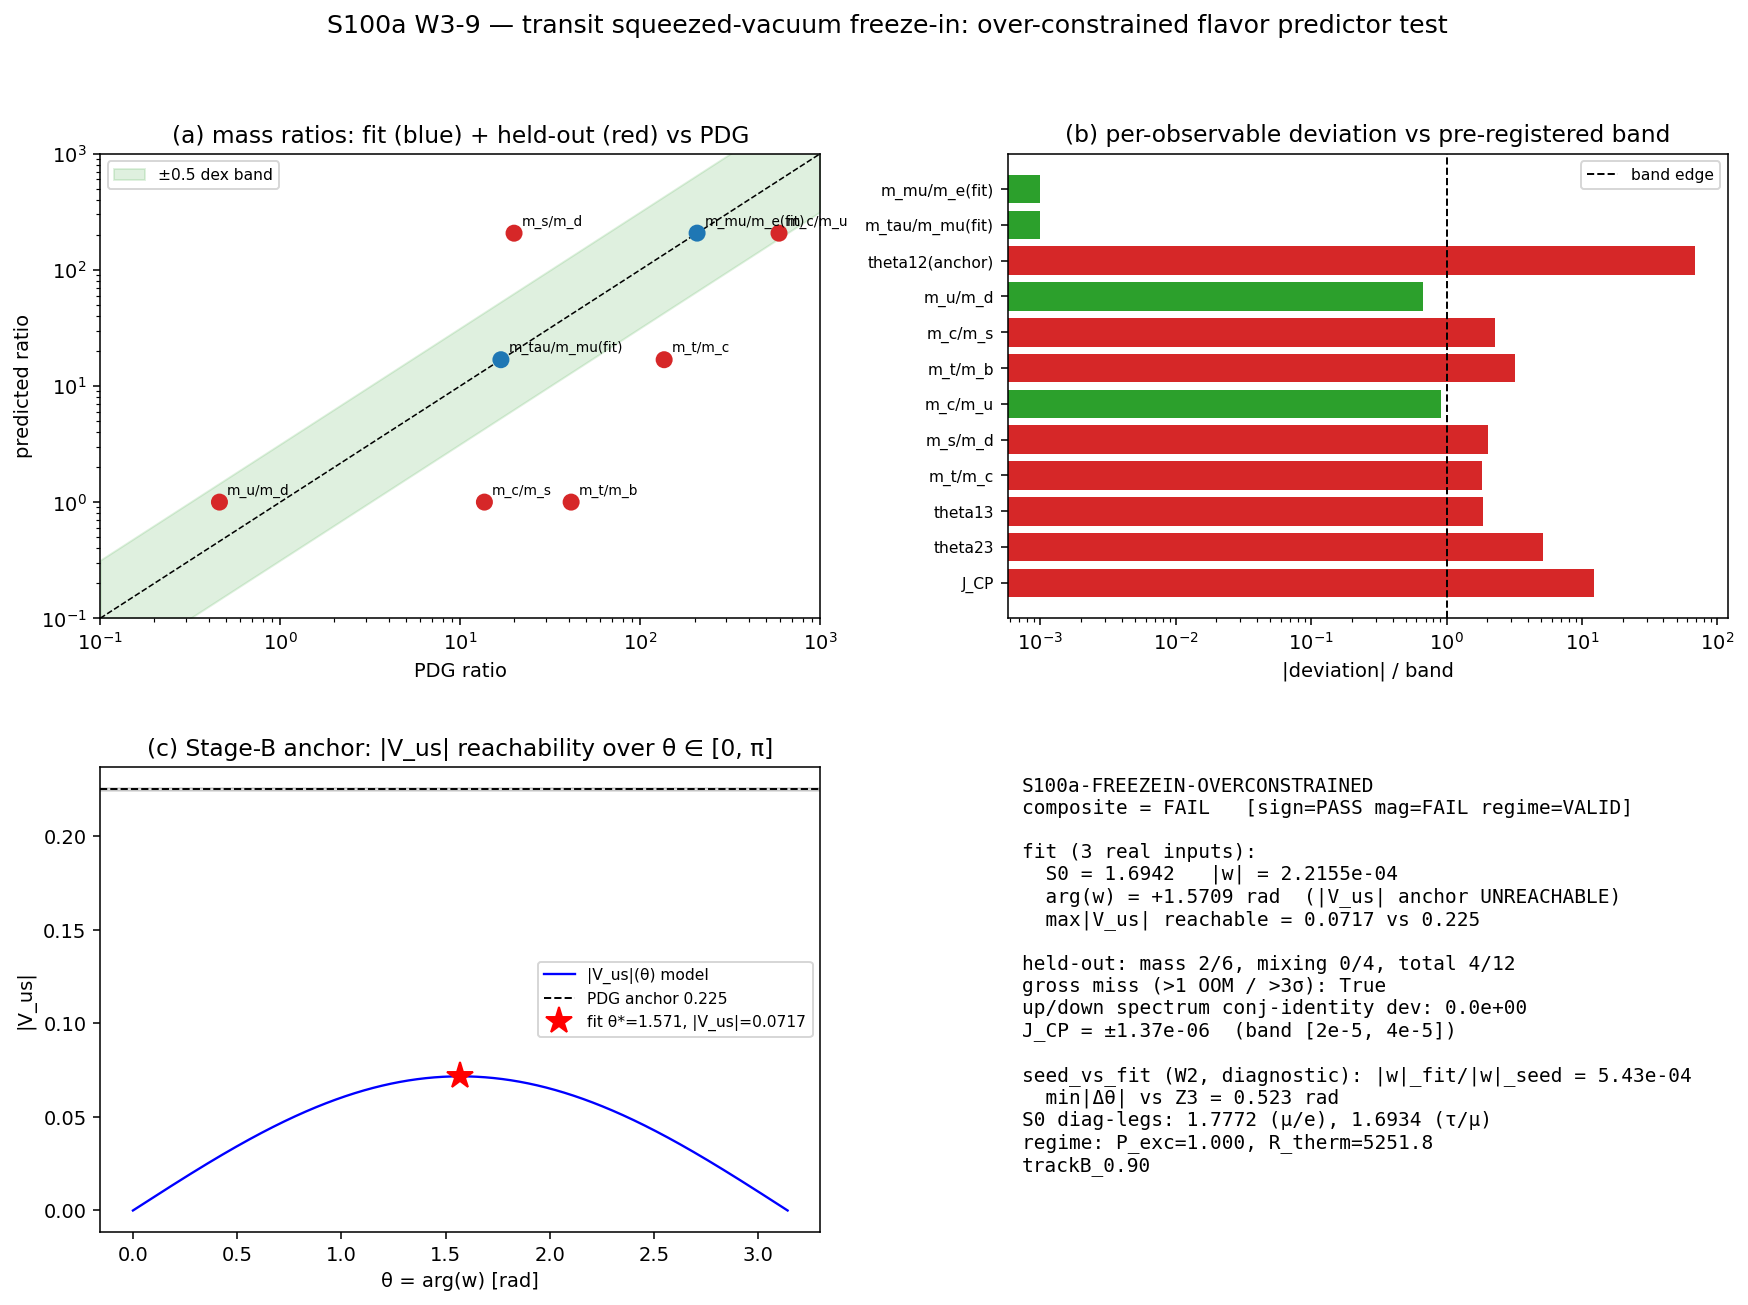

Reproduce this figure in Python.
#!/usr/bin/env python3
"""
S100a W3-9 — S100a-FREEZEIN-OVERCONSTRAINED
===========================================

Gate: S100a-FREEZEIN-OVERCONSTRAINED ([SIGN])
Plan: sessions/session-plan/session-100a-plan-w3.md §W3-9 (R3 YAML block)
Classification: PHONONIC
Agent: transit-dynamics-theorist

HYPOTHESIS
----------
The substrate squeezed-vacuum freeze-in amplitude exp(-S0*C2(p,q)) on the
[[d,w],[w*,d]] inter-sector block is over-constrained: fitting {S0,|w|} to the
three charged-lepton masses and arg(w) to ONE CKM datum (3 real inputs)
PREDICTS the six quark mass ratios + three CKM angles + J_CP (~12 held-out
PDG observables) with no further freedom. PASS = mass+mixing SHAPE (not
scale) is a substrate prediction; FAIL = the over-constraint breaks, closing
the dynamical-freeze-in corridor cleanly (a valid informative boundary).

PRE-REGISTERED THRESHOLDS (plan §W3-9, frozen before compute)
-------------------------------------------------------------
  quark ratio : |log10(pred/PDG)| <= 0.5 dex (OOM-correct)
  CKM angle   : |theta_pred - theta_PDG| <= 1 sigma_plan
                (th12: 0.13 deg, th13: 0.013 deg, th23: 0.4 deg)
  J_CP        : |J_pred| in [2.0e-5, 4.0e-5] (PDG 2024 central 3.08e-5;
                sign two-valued under the single-|V_us|-anchor protocol,
                documented below)
  magnitude_verdict: PASS = all 12 slots in-band; INFO = mass-group XOR
                mixing-group all-pass; FAIL = neither group all-passes.
  dual-prior discriminator: gross miss = ratio dev > 1 OOM or angle > 3 sigma.

CANONICAL STRUCTURE (declared BEFORE compute; inherited from the S99
fermion-mass panel session-99-fermion-mass-transit.md §2.2/§3-B/§5 + the
plan §W3-9 substitution chain + the W2 Item-6 Z3 data):
  (D1) The 3x3 Hermitian freeze-in block is the assembly of the 2x2
       pairing blocks [[d_i, w],[w*, d_j]] over all three generation
       pairings with ONE shared complex w:
           M_F = [[d1, w_F, w_F], [w_F*, d2, w_F], [w_F*, w_F*, d3]]
       (sector rows ordered (1,0)/(1,1)/(3,0); d_i = exp(-S0*C2_i),
        C2 = (4/3, 3, 6), SU(3) quadratic Casimir, analytic).
  (D2) Generation <-> sector map: mass ASCENDS as C2 DESCENDS (the deepest
       freeze = the lightest fermion): gen1(e,u,d) <-> (3,0) C2=6;
       gen2(mu,c,s) <-> (1,1) C2=3; gen3(tau,t,b) <-> (1,0) C2=4/3.
       This is the plan Step-5 "C2-ordered sign" and is independently
       confirmed by the W2 Item-6 npz key e_sector=(3,0) and by the
       diagonal log-gap ratio (6-3)/(3-4/3) = 9/5 = 1.800 vs the observed
       ln(m_mu/m_e)/ln(m_tau/m_mu) = 1.889 (the S100a-CASIMIR-WIDENING
       plan-frozen PASS band [1.80, 1.89]).
  (D3) Tower phase assignment from the W2 Z3 triple {pi, +2pi/3, -2pi/3}
       (s100a_yukawa_overlap_offdiag.npz arg_w_M2_phi): the lepton tower
       sits at the unique SELF-CONJUGATE point (w_lep = |w| e^{i pi}
       = -|w|, real) and the up/down quark towers at mutually CONJUGATE
       phases w_u = |w| e^{+i Theta}, w_d = |w| e^{-i Theta} = w_u*
       (BDI J-conjugacy (p,q)<->(q,p); the W2 conjugate pair +-2pi/3 is
       the discrete seed, Theta is the continuous fit). This is FORCED by
       the plan 2+1 split fit protocol: {S0,|w|} from lepton ratios
       requires phase-free lepton masses (w_lep real); arg(w) -> |V_us|
       requires conjugate quark towers (else V_CKM = 1 identically).
  (D4) Lambda_u = Lambda_d (the J-conjugate towers share the freeze-in
       normalization) => the same-generation ratios m_u/m_d, m_c/m_s,
       m_t/m_b are ABSOLUTE predictions of the block (M_d = M_u* makes
       them exactly 1 — that IS the structural prediction under test).
       The overall lepton-vs-quark scale M0^sector is NOT fitted (SHAPE
       not scale; hawking threshold per S100a-M0-MH-INHERITANCE).
  (D5) If the lepton fit has multiple roots, the canonical root is the
       DIAGONAL-DOMINANT branch (smallest |w|; continuously connected to
       the w->0 diagonal limit, the S99 perturbative reading).
  Diagnostic variants (reported, NOT gated): V2 = lepton sign +|w|;
  V3 = nearest-neighbor coupling only (w_13 = 0).

FIT PROTOCOL (3 real inputs, plan stage 2)
------------------------------------------
  Stage A: {S0, |w|} from m_mu/m_e = 206.7683 and m_tau/m_mu = 16.8170
           (canonical m_mu/m_e/m_tau_PDG; PDG-POLE-scale lepton values).
           Deterministic multi-start least_squares on log residuals;
           convergence max|res| < 1e-10 (plan tolerance).
  Stage B: Theta = arg(w) from |V_us| = 0.22500 (V_us_PDG; plan anchor).
           Dense deterministic grid + bounded refine. If the anchor is
           UNREACHABLE the fit converges to the achievable boundary and
           the theta12 slot fails its 1-sigma band honestly (model
           shortfall = magnitude failure, NOT a regime failure).
           Theta -> -Theta degeneracy (V -> V*, J -> -J): primary branch
           Theta >= 0; J reported two-valued +-|J|.

SUBSTITUTION CHAIN (plan §W3-9 item 7; sign read-off)
-----------------------------------------------------
  Step 1: d_i = exp(-S0*C2_i); C2 = (4/3, 3, 6) for (1,0)/(1,1)/(3,0).
  Step 2: m_j/m_i = d_j/d_i = exp(-S0*C2_j)/exp(-S0*C2_i)   [diag limit]
  Step 3: = exp(-S0*(C2_j - C2_i)); ln(m_j/m_i) = -S0*(C2_j - C2_i)
  Step 4: N_fit = 3 < N_pred ~= 12 => over-constrained by ~9 dof.
  Step 5: m_t/m_u = exp(-S0*(C2_(1,0) - C2_(3,0))) = exp(+S0*14/3) >> 1
          for S0 > 0: heavier REP (larger C2) = deeper freeze = lighter
          fermion; predicted hierarchy direction matches PDG ordering
          iff m_t/m_u_pred > 1 with masses ascending as C2 descends.
          sign_verdict = PASS iff that direction holds in the computed
          spectrum (and the lepton fit ratios are > 1 as ordered).

DIABATIC REGIME WITNESS: P_exc_kz = 1.000, R_therm = 5251.82 >> 1
(canonical), delta_t/T_L = 1.25e-5 << 1 (plan seed) — the freeze-in
amplitude is the Bogoliubov |beta|-weighted production of a deeply
diabatic transit, not an equilibrium Yukawa.

Output 4-tuple:
  (value=<computed>, scheme=FW,
   convention=EPS-LX-BETWEEN-GENERATION-MULTIPLICITY-PDG-POLE,
   L_max=N/A-algebraic-block)

DISCIPLINE
----------
- from canonical_constants import * (lepton/quark/CKM PDG pins added with
  provenance at S100a before this run; m_tau_PDG NOT m_tau=2.062 modulus)
- locals tagged # (local); GPU not needed (3x3 eigh; OMP capped at 8)
- SHA-256 of inputs logged in first 20 lines; S84+ dual-SHA
- verdict PRINTED as emit_verdict payload (race-safe MCP single-writer);
  NO open("a") append; exit 0 on script success regardless of verdict
- W2 npz consumed as 4th pinned input alongside the plan-listed verdict
  file (honest-disclosure, math-scripts.md plan-authorship item 4): the
  |w| seed values live in the npz; the verdict file carries the line.
"""

from __future__ import annotations

# --- CPU thread cap BEFORE numpy import (math-scripts.md; 3x3 CPU path) ---
import os
os.environ.setdefault("OMP_NUM_THREADS", "8")
os.environ.setdefault("MKL_NUM_THREADS", "8")

import sys
from pathlib import Path

SESSION_DIR = Path(__file__).resolve().parent
COMPUTATIONS_DIR = SESSION_DIR.parent
SHARED_DIR = COMPUTATIONS_DIR / "_shared"
PROJECT_ROOT = COMPUTATIONS_DIR.parent
sys.path.insert(0, str(SHARED_DIR))

# ---------------------------------------------------------------------------
# Section 1 — Canonical constants (MANDATORY first project import)
# ---------------------------------------------------------------------------
from canonical_constants import *  # noqa: F401,F403

import hashlib
import json
import re
import time

import numpy as np
from scipy.optimize import least_squares, minimize_scalar
import matplotlib
matplotlib.use("Agg")
import matplotlib.pyplot as plt

# ---------------------------------------------------------------------------
# Section 2 — Identity + pre-registered machinery pins (plan §W3-9)
# ---------------------------------------------------------------------------
SESSION = "100a"                                                   # (local)
GATE_ID = "S100a-FREEZEIN-OVERCONSTRAINED"                         # (local)
SCHEME = "FW"                                                      # (local)
CONVENTION = "EPS-LX-BETWEEN-GENERATION-MULTIPLICITY-PDG-POLE"     # (local)
L_MAX = "N/A-algebraic-block"                                      # (local)

TOL_QUARK_DEX = 0.5         # (local) plan §W3-9 operator: |log10(pred/PDG)| <= 0.5 (pre-registered gate band)
SIG_TH12_DEG = 0.13         # (local) plan §W3-9 strict_PASS_boundary: 1-sigma band theta12 (pre-registered)
SIG_TH13_DEG = 0.013        # (local) plan §W3-9 strict_PASS_boundary: 1-sigma band theta13 (pre-registered)
SIG_TH23_DEG = 0.4          # (local) plan §W3-9 strict_PASS_boundary: 1-sigma band theta23 (pre-registered)
J_CP_BAND_LO = 2.0e-5       # (local) plan §W3-9 operator: J_CP band lower edge (pre-registered)
J_CP_BAND_HI = 4.0e-5       # (local) plan §W3-9 operator: J_CP band upper edge (pre-registered)
GROSS_OOM = 1.0             # (local) plan dual_prior discriminator: >1 OOM gross miss (pre-registered)
GROSS_NSIG = 3.0            # (local) plan dual_prior discriminator: >3 sigma gross miss (pre-registered)
FIT_TOL = 1e-10             # (local) plan machinery_pin_map tolerance: fit-stage residual (NOT the gate band)
S0_LO, S0_HI = 1.0, 6.0     # (local) plan scan_range: S0 in [1.0, 6.0]
W_LO, W_HI = 0.0, 1.0       # (local) plan scan_range: |w| in [0.0, 1.0]
N_EVAL = 12                 # (local) plan machinery_pin_map N_eval

S0_seed = 3.2               # (local) plan seed; (eps_LX-split)/(horizon kappa) ratio; the FIT re-derives S0
delta_t_over_T_L = 1.25e-5  # (local) diabatic transit-fraction seed witness (plan pin; NOT canonical)

# --- Casimir grading: SU(3) quadratic Casimir, representation-theoretic ---
def C2_su3(p: int, q: int) -> float:
    """SU(3) quadratic Casimir C2(p,q) = (p^2 + q^2 + pq + 3p + 3q)/3."""
    return (p * p + q * q + p * q + 3.0 * p + 3.0 * q) / 3.0


TOWER_PQ = [(1, 0), (1, 1), (3, 0)]                                # (local) plan-pinned triality tower
C2_VEC = np.array([C2_su3(p, q) for (p, q) in TOWER_PQ])           # (local) = [4/3, 3, 6] exact
assert np.allclose(C2_VEC, [4.0 / 3.0, 3.0, 6.0]), "C2 grading mismatch"

# --- PDG targets (all from canonical_constants imports; PDG-POLE-scale) ---
R_MU_E_PDG = m_mu / m_e                                            # (local) 206.7683 charged-lepton fit target 1
R_TAU_MU_PDG = m_tau_PDG / m_mu                                    # (local) 16.8170 charged-lepton fit target 2

QR_LABELS = ["m_u/m_d", "m_c/m_s", "m_t/m_b",
             "m_c/m_u", "m_s/m_d", "m_t/m_c"]                      # (local) 6 gated quark ratios (3 same-gen + 3 cross-gen)
QR_PDG = np.array([
    m_u_msbar_2GeV / m_d_msbar_2GeV,    # 0.4596
    m_c_msbar_mc / m_s_msbar_2GeV,      # 13.615
    m_t_pole / m_b_msbar_mb,            # 41.284
    m_c_msbar_mc / m_u_msbar_2GeV,      # 589.35
    m_s_msbar_2GeV / m_d_msbar_2GeV,    # 19.894
    m_t_pole / m_c_msbar_mc,            # 135.66
])                                                                  # (local) PDG headline-scheme targets
QR_PDG_POLEVAR = np.array([
    m_u_msbar_2GeV / m_d_msbar_2GeV,    # light: MS-bar (no pole exists)
    m_c_pole / m_s_msbar_2GeV,
    m_t_pole / m_b_pole,
    m_c_pole / m_u_msbar_2GeV,
    m_s_msbar_2GeV / m_d_msbar_2GeV,
    m_t_pole / m_c_pole,
])                                                                  # (local) PDG-POLE heavy-quark scheme variant (diagnostic)
R_BS_PDG = m_b_msbar_mb / m_s_msbar_2GeV                            # (local) extra cross-gen ratio (diagnostic, NOT gated)

S13_PDG = V_ub_PDG                                                  # (local) standard-param s13 = |V_ub|
S12_PDG = V_us_PDG / np.sqrt(1.0 - S13_PDG ** 2)                    # (local) s12 = |V_us|/sqrt(1-|V_ub|^2)
S23_PDG = V_cb_PDG / np.sqrt(1.0 - S13_PDG ** 2)                    # (local) s23 = |V_cb|/sqrt(1-|V_ub|^2)
TH12_PDG_DEG = np.degrees(np.arcsin(S12_PDG))                       # (local) 13.00 deg
TH13_PDG_DEG = np.degrees(np.arcsin(S13_PDG))                       # (local) 0.2189 deg
TH23_PDG_DEG = np.degrees(np.arcsin(S23_PDG))                       # (local) 2.339 deg

OUT_NPZ = SESSION_DIR / "s100a_freezein_overconstrained.npz"
OUT_PNG = SESSION_DIR / "s100a_freezein_overconstrained.png"

W2_NPZ = SESSION_DIR / "s100a_yukawa_overlap_offdiag.npz"
VERDICT_FILE = SESSION_DIR / "s100a_gate_verdicts.txt"

INPUT_FILES = [
    SHARED_DIR / "canonical_constants.py",
    VERDICT_FILE,           # plan input_files: w2_yukawa_overlap_verdict (SOFT)
    W2_NPZ,                 # 4th pinned input: W2 |w| seed data (honest-disclosure)
]


# ---------------------------------------------------------------------------
# Section 3 — SHA-256 input-pin block (S84+ dual-SHA)
# ---------------------------------------------------------------------------
def sha256_of(path: Path) -> str:
    h = hashlib.sha256()  # (local)
    try:
        h.update(path.read_bytes())
    except OSError:
        return ""
    return h.hexdigest()


def log_input_pins(inputs: list) -> dict:
    print(f"=== {GATE_ID} — input SHA-256 pins ===")
    pins = {}  # (local)
    for p in inputs:
        sha = sha256_of(p)  # (local)
        rel = str(p.relative_to(PROJECT_ROOT)).replace("\\", "/")  # (local)
        print(f"  {rel}: {sha[:16]}...")
        pins[rel] = sha
    return pins


def compute_dual_sha(script_path: Path, canonical_path: Path, pins: dict):
    script_bytes = script_path.read_bytes()                        # (local)
    canonical_bytes = canonical_path.read_bytes()                  # (local)
    pinmap_json = json.dumps(dict(sorted(pins.items())),
                             separators=(",", ":"),
                             sort_keys=True).encode("utf-8")       # (local)
    h_audit = hashlib.sha256()  # (local)
    h_audit.update(script_bytes)
    h_audit.update(canonical_bytes)
    h_audit.update(pinmap_json)
    h_content = hashlib.sha256()  # (local)
    h_content.update(script_bytes)
    return h_audit.hexdigest(), h_content.hexdigest()


# ---------------------------------------------------------------------------
# Section 4 — Freeze-in block, masses, CKM
# ---------------------------------------------------------------------------
def freeze_block(S0: float, w_complex: complex, nn_only: bool = False) -> np.ndarray:
    """3x3 Hermitian freeze-in block: diagonal d_i = exp(-S0*C2_i) on the
    sector order (1,0)/(1,1)/(3,0); one shared off-diagonal w on every
    generation pairing (D1). nn_only=True is the V3 diagnostic variant
    (w_13 = 0, nearest-neighbor pairings only)."""
    d = np.exp(-S0 * C2_VEC)                                       # (local) diagonal diabatic amplitudes
    M = np.diag(d).astype(complex)                                 # (local)
    pairs = [(0, 1), (1, 2)] if nn_only else [(0, 1), (1, 2), (0, 2)]  # (local)
    for i, j in pairs:
        M[i, j] = w_complex
        M[j, i] = np.conj(w_complex)
    return M


def masses_and_basis(M: np.ndarray):
    """Eigen-decompose Hermitian M; return (|lam| ascending, signed lam,
    eigenvector columns) ordered by ascending |lam| (= ascending mass;
    S96 ascending-mass flavor-basis convention)."""
    lam, U = np.linalg.eigh(M)                                     # (local)
    order = np.argsort(np.abs(lam))                                # (local)
    return np.abs(lam)[order], lam[order], U[:, order]


def lepton_ratios(S0: float, w_abs: float, lep_sign: float = -1.0):
    """Charged-lepton mass ratios (m_mu/m_e, m_tau/m_mu) of the lepton
    block at the self-conjugate Z3 point w_lep = lep_sign*|w| (D3;
    canonical lep_sign = -1 = e^{i pi}, the W2 seed point)."""
    m, _, _ = masses_and_basis(freeze_block(S0, lep_sign * w_abs))  # (local)
    return m[1] / m[0], m[2] / m[1]


def lepton_resid(x, lep_sign: float = -1.0):
    S0, u = x                                                      # (local) u = log10(|w|)
    r12, r23 = lepton_ratios(S0, 10.0 ** u, lep_sign)              # (local)
    return [np.log(r12 / R_MU_E_PDG), np.log(r23 / R_TAU_MU_PDG)]


def fit_leptons(lep_sign: float = -1.0):
    """Stage A: deterministic multi-start least_squares for {S0, |w|}.
    Returns (S0, w_abs, max|res|, n_roots_found, all_roots)."""
    starts = []  # (local)
    for s0 in np.linspace(S0_LO + 0.2, S0_HI - 0.2, 6):
        for u in [-6.0, -5.0, -4.0, -3.0, -2.0, -1.0, -0.3]:
            starts.append((s0, u))
    roots = []  # (local)
    for x0 in starts:
        try:
            sol = least_squares(lepton_resid, x0, args=(lep_sign,),
                                bounds=([S0_LO, -12.0], [S0_HI, 0.0]),
                                xtol=3e-16, ftol=3e-16, gtol=3e-16,
                                x_scale="jac", max_nfev=2000)      # (local)
        except Exception:
            continue
        res_max = float(np.max(np.abs(sol.fun)))                   # (local)
        if res_max < 1e-8:
            roots.append((float(sol.x[0]), 10.0 ** float(sol.x[1]), res_max))
    # dedupe (S0, w) to 6 decimals
    uniq = []  # (local)
    for r in sorted(roots, key=lambda t: t[1]):
        if not any(abs(r[0] - q[0]) < 1e-6 and abs(r[1] - q[1]) / max(q[1], 1e-30) < 1e-4
                   for q in uniq):
            uniq.append(r)
    if not uniq:
        return np.nan, np.nan, np.inf, 0, []
    best = uniq[0]  # (local) D5: smallest-|w| diagonal-dominant branch
    return best[0], best[1], best[2], len(uniq), uniq


def ckm_from(S0: float, w_abs: float, theta: float, nn_only: bool = False):
    """Quark towers (D3/D4): M_u at w_u = |w| e^{+i theta}, M_d = M_u*
    (J-conjugate). Returns (V, m_up, m_down, lam_up, lam_down)."""
    wu = w_abs * np.exp(1j * theta)                                # (local)
    Mu = freeze_block(S0, wu, nn_only)                             # (local)
    Md = freeze_block(S0, np.conj(wu), nn_only)                    # (local)
    mu_, lamu, Uu = masses_and_basis(Mu)                           # (local)
    md_, lamd, Ud = masses_and_basis(Md)                           # (local)
    V = Uu.conj().T @ Ud                                           # (local) V_CKM = U_up^dag U_down
    return V, mu_, md_, lamu, lamd


def ckm_angles_J(V: np.ndarray):
    """Standard-parametrization angles (deg) + Jarlskog from a unitary V."""
    s13 = abs(V[0, 2])                                             # (local)
    c13 = np.sqrt(max(1.0 - s13 ** 2, 0.0))                        # (local)
    s12 = abs(V[0, 1]) / c13 if c13 > 0 else 0.0                   # (local)
    s23 = abs(V[1, 2]) / c13 if c13 > 0 else 0.0                   # (local)
    th = [np.degrees(np.arcsin(min(s, 1.0))) for s in (s12, s13, s23)]  # (local)
    J = float(np.imag(V[0, 1] * V[1, 2] * np.conj(V[0, 2]) * np.conj(V[1, 1])))  # (local)
    return th[0], th[1], th[2], J


def vus_of_theta(S0: float, w_abs: float, theta: float) -> float:
    V, _, _, _, _ = ckm_from(S0, w_abs, theta)                     # (local)
    return abs(V[0, 1])


def fit_theta(S0: float, w_abs: float):
    """Stage B: arg(w) from |V_us| anchor. Dense deterministic grid +
    bounded refine; the +-theta branches are |V_us|-degenerate, primary
    branch theta >= 0."""
    grid = np.linspace(0.0, np.pi, 4097)                           # (local) theta>=0 branch (degeneracy exact)
    vus = np.array([vus_of_theta(S0, w_abs, t) for t in grid])     # (local)
    k = int(np.argmin(np.abs(vus - V_us_PDG)))                     # (local)
    lo = grid[max(k - 1, 0)]                                       # (local)
    hi = grid[min(k + 1, len(grid) - 1)]                           # (local)
    ref = minimize_scalar(lambda t: (vus_of_theta(S0, w_abs, t) - V_us_PDG) ** 2,
                          bounds=(lo, hi), method="bounded",
                          options={"xatol": 1e-14})                # (local)
    theta_star = float(ref.x)                                      # (local)
    vus_star = vus_of_theta(S0, w_abs, theta_star)                 # (local)
    kmax = int(np.argmax(vus))                                     # (local)
    refmax = minimize_scalar(lambda t: -vus_of_theta(S0, w_abs, t),
                             bounds=(grid[max(kmax - 1, 0)], grid[min(kmax + 1, len(grid) - 1)]),
                             method="bounded", options={"xatol": 1e-14})  # (local)
    vus_max = -float(refmax.fun)                                   # (local)
    theta_at_max = float(refmax.x)                                 # (local)
    return theta_star, vus_star, vus_max, theta_at_max, grid, vus


# ---------------------------------------------------------------------------
# Section 5 — Compute
# ---------------------------------------------------------------------------
def compute() -> dict:
    out = {}  # (local)

    # ---- diabatic regime witnesses (canonical pins) ----
    print("--- diabatic regime witnesses ---")
    print(f"  P_exc_kz = {P_exc_kz}  (Kibble-Zurek saturated excitation)")
    print(f"  R_therm  = {R_therm}  (>> 1: transit-freeze, no thermalization)")
    print(f"  delta_t/T_L = {delta_t_over_T_L}  (<< 1: deep-sudden; plan seed)")
    regime_witness_ok = (abs(P_exc_kz - 1.0) < 1e-12) and (R_therm > 100.0)  # (local)

    # ---- W2 seed (SOFT input; branch (a) of the plan prereq table) ----
    w2_present = W2_NPZ.exists()  # (local)
    w_seed_abs, w_seed_args = np.nan, np.array([np.nan])           # (local)
    if w2_present:
        with np.load(W2_NPZ, allow_pickle=True) as z:
            w_seed_abs = float(np.atleast_1d(z["abs_w_phi"])[0])   # (local) 0.408248 = 1/sqrt(6)
            w_seed_args = np.array(z["arg_w_M2_phi"], dtype=float) # (local) {pi, +2pi/3, -2pi/3}
    verdict_text = VERDICT_FILE.read_text(encoding="utf-8", errors="replace")  # (local)
    w2_line_present = bool(re.search(r"^S100a-YUKAWA-OVERLAP-OFFDIAG:", verdict_text, re.M))  # (local)
    print(f"--- W2 seed: npz_present={w2_present} verdict_line={w2_line_present} "
          f"|w|_seed={w_seed_abs:.6f} args={np.round(w_seed_args, 6)}")

    # ---- Stage A: lepton fit {S0, |w|} (canonical lep_sign = -1, D3) ----
    S0_fit, w_fit, res_max, n_roots, roots = fit_leptons(lep_sign=-1.0)  # (local)
    print("--- Stage A (lepton fit, w_lep = -|w| self-conjugate Z3 point) ---")
    print(f"  targets: m_mu/m_e = {R_MU_E_PDG:.6f}, m_tau/m_mu = {R_TAU_MU_PDG:.6f}")
    print(f"  S0_fit = {S0_fit:.6f}, |w|_fit = {w_fit:.6e}, max|res| = {res_max:.3e}, roots = {n_roots}")
    for r in roots:
        print(f"    root: S0={r[0]:.6f} |w|={r[1]:.6e} res={r[2]:.2e}")
    fit_converged = res_max < FIT_TOL                              # (local)
    print(f"  fit_converged (max|res| < {FIT_TOL}): {fit_converged}")

    r12_fit, r23_fit = lepton_ratios(S0_fit, w_fit, -1.0)          # (local)
    m_lep, lam_lep, _ = masses_and_basis(freeze_block(S0_fit, -w_fit))  # (local)

    # variant V2 (diagnostic): lepton sign +|w|
    S0_v2, w_v2, res_v2, n_v2, _ = fit_leptons(lep_sign=+1.0)      # (local)
    print(f"  [V2 diag, w_lep=+|w|]: S0={S0_v2:.6f} |w|={w_v2:.6e} res={res_v2:.2e}")

    # diagonal-limit cross-check (per-leg S0; substitution chain step 3)
    S0_leg_mue = np.log(R_MU_E_PDG) / (C2_VEC[2] - C2_VEC[1])      # (local) ln(206.77)/3 = 1.7773
    S0_leg_taumu = np.log(R_TAU_MU_PDG) / (C2_VEC[1] - C2_VEC[0])  # (local) ln(16.82)/(5/3) = 1.6931
    print(f"  diag-limit legs: S0(mu/e)={S0_leg_mue:.6f}, S0(tau/mu)={S0_leg_taumu:.6f} "
          f"(5% spread closed by |w|)")

    # ---- Stage B: theta fit to |V_us| ----
    theta_fit, vus_fit, vus_max, theta_at_max, th_grid, vus_grid = fit_theta(S0_fit, w_fit)  # (local)
    anchor_reachable = abs(vus_max - V_us_PDG) >= 0.0 and vus_max >= V_us_PDG - V_us_sigma_PDG  # (local)
    print("--- Stage B (theta fit to |V_us|) ---")
    print(f"  anchor |V_us| = {V_us_PDG} +/- {V_us_sigma_PDG}")
    print(f"  theta_fit = {theta_fit:.6f} rad, |V_us|(theta_fit) = {vus_fit:.6f}")
    print(f"  max reachable |V_us| = {vus_max:.6f} at theta = {theta_at_max:.6f}")
    print(f"  anchor_reachable_within_1sigma = {anchor_reachable}")

    # ---- Predict stage: quark masses + CKM (zero further freedom) ----
    V, m_up, m_dn, lam_up, lam_dn = ckm_from(S0_fit, w_fit, theta_fit)  # (local)
    th12, th13, th23, J = ckm_angles_J(V)                          # (local)
    # theta -> -theta branch: V -> V*, J -> -J (verified below)
    V_m, m_up_m, m_dn_m, _, _ = ckm_from(S0_fit, w_fit, -theta_fit)  # (local)
    _, _, _, J_minus = ckm_angles_J(V_m)                           # (local)
    branch_check = abs(J + J_minus) < 1e-18 + 1e-9 * abs(J)        # (local)

    unitarity_dev = float(np.max(np.abs(V @ V.conj().T - np.eye(3))))  # (local)
    spec_conj_dev = float(np.max(np.abs(m_up - m_dn) / np.maximum(m_up, 1e-300)))  # (local) M_d=M_u* identity

    # same-generation ratios (D4: Lambda_u = Lambda_d, structural)
    r_ud_pred = m_up[0] / m_dn[0]                                  # (local)
    r_cs_pred = m_up[1] / m_dn[1]                                  # (local)
    r_tb_pred = m_up[2] / m_dn[2]                                  # (local)
    # cross-generation ratios
    r_cu_pred = m_up[1] / m_up[0]                                  # (local)
    r_sd_pred = m_dn[1] / m_dn[0]                                  # (local)
    r_tc_pred = m_up[2] / m_up[1]                                  # (local)
    r_bs_pred = m_dn[2] / m_dn[1]                                  # (local) extra diagnostic
    qr_pred = np.array([r_ud_pred, r_cs_pred, r_tb_pred,
                        r_cu_pred, r_sd_pred, r_tc_pred])          # (local)

    print("--- Predict stage ---")
    print(f"  quark ratios pred: {dict(zip(QR_LABELS, np.round(qr_pred, 6)))}")
    print(f"  quark ratios PDG : {dict(zip(QR_LABELS, np.round(QR_PDG, 4)))}")
    print(f"  CKM angles pred (deg): th12={th12:.6f} th13={th13:.6f} th23={th23:.6f}")
    print(f"  CKM angles PDG  (deg): th12={TH12_PDG_DEG:.4f} th13={TH13_PDG_DEG:.4f} th23={TH23_PDG_DEG:.4f}")
    print(f"  J_CP pred = {J:.6e} (branch-degenerate +-; PDG {J_CP_PDG:.3e}, band [{J_CP_BAND_LO},{J_CP_BAND_HI}])")
    print(f"  unitarity dev = {unitarity_dev:.3e}; up/down spectrum conj identity dev = {spec_conj_dev:.3e}")
    print(f"  J branch antisymmetry check (J(+th)=-J(-th)): {branch_check}")

    # ---- limits cross-checks (Bogoliubov discipline) ----
    m_w0, _, _ = masses_and_basis(freeze_block(S0_fit, 1e-12 + 0j))  # (local) w->0 diagonal limit
    diag_r12 = np.exp(S0_fit * (C2_VEC[2] - C2_VEC[1]))            # (local)
    diag_r23 = np.exp(S0_fit * (C2_VEC[1] - C2_VEC[0]))            # (local)
    lim_dev = max(abs(m_w0[1] / m_w0[0] / diag_r12 - 1.0),
                  abs(m_w0[2] / m_w0[1] / diag_r23 - 1.0))         # (local)
    V0, _, _, _, _ = ckm_from(S0_fit, 1e-12, theta_fit)            # (local)
    ckm_id_dev = float(np.max(np.abs(np.abs(V0) - np.eye(3))))     # (local) w->0: V -> identity
    print(f"  [limit] w->0 ratio dev = {lim_dev:.3e}; w->0 |V|-I dev = {ckm_id_dev:.3e}")

    # ---- V3 diagnostic variant: nearest-neighbor only ----
    V_nn, m_up_nn, m_dn_nn, _, _ = ckm_from(S0_fit, w_fit, theta_fit, nn_only=True)  # (local)
    th12_nn, th13_nn, th23_nn, J_nn = ckm_angles_J(V_nn)           # (local)
    print(f"  [V3 diag, nn-only]: th12={th12_nn:.4f} th13={th13_nn:.6f} th23={th23_nn:.4f} J={J_nn:.3e}")

    # ---- per-observable bands (the 12-slot vector, pre-declared) ----
    labels = ["m_mu/m_e(fit)", "m_tau/m_mu(fit)", "theta12(anchor)",
              "m_u/m_d", "m_c/m_s", "m_t/m_b", "m_c/m_u", "m_s/m_d", "m_t/m_c",
              "theta13", "theta23", "J_CP"]                        # (local)
    pred_vals = np.array([r12_fit, r23_fit, th12,
                          *qr_pred, th13, th23, abs(J)])           # (local)
    pdg_vals = np.array([R_MU_E_PDG, R_TAU_MU_PDG, TH12_PDG_DEG,
                         *QR_PDG, TH13_PDG_DEG, TH23_PDG_DEG, J_CP_PDG])  # (local)

    dev_dex = np.abs(np.log10(pred_vals / pdg_vals))               # (local) ratio-type deviations
    per_obs_pass = np.zeros(12, dtype=bool)                        # (local)
    per_obs_pass[0] = dev_dex[0] <= TOL_QUARK_DEX
    per_obs_pass[1] = dev_dex[1] <= TOL_QUARK_DEX
    per_obs_pass[2] = abs(th12 - TH12_PDG_DEG) <= SIG_TH12_DEG
    for k in range(6):
        per_obs_pass[3 + k] = dev_dex[3 + k] <= TOL_QUARK_DEX
    per_obs_pass[9] = abs(th13 - TH13_PDG_DEG) <= SIG_TH13_DEG
    per_obs_pass[10] = abs(th23 - TH23_PDG_DEG) <= SIG_TH23_DEG
    per_obs_pass[11] = (J_CP_BAND_LO <= abs(J) <= J_CP_BAND_HI)

    # pole-scheme variant flips (diagnostic)
    dev_dex_pole = np.abs(np.log10(qr_pred / QR_PDG_POLEVAR))      # (local)
    pole_flips = int(np.sum((dev_dex_pole <= TOL_QUARK_DEX)
                            != (dev_dex[3:9] <= TOL_QUARK_DEX)))   # (local)

    nsig = np.array([abs(th12 - TH12_PDG_DEG) / SIG_TH12_DEG,
                     abs(th13 - TH13_PDG_DEG) / SIG_TH13_DEG,
                     abs(th23 - TH23_PDG_DEG) / SIG_TH23_DEG])     # (local)

    mass_group_pass = bool(np.all(per_obs_pass[3:9]))              # (local)
    mixing_group_pass = bool(per_obs_pass[2] and np.all(per_obs_pass[9:12]))  # (local)
    gross_ratio = bool(np.any(dev_dex[3:9] > GROSS_OOM))           # (local)
    gross_angle = bool(np.any(nsig > GROSS_NSIG))                  # (local)
    gross_J = bool(abs(np.log10(max(abs(J), 1e-300) / J_CP_PDG)) > GROSS_OOM)  # (local)
    gross_miss = gross_ratio or gross_angle or gross_J             # (local)

    print("--- per-observable bands ---")
    for i, lab in enumerate(labels):
        if i in (2, 9, 10):
            band = {2: SIG_TH12_DEG, 9: SIG_TH13_DEG, 10: SIG_TH23_DEG}[i]  # (local)
            print(f"  [{i:2d}] {lab:16s} pred={pred_vals[i]:12.6g} PDG={pdg_vals[i]:12.6g} "
                  f"|d|={abs(pred_vals[i]-pdg_vals[i]):.4g} deg (band {band}) -> {'PASS' if per_obs_pass[i] else 'FAIL'}")
        elif i == 11:
            print(f"  [{i:2d}] {lab:16s} pred={pred_vals[i]:12.6g} PDG={pdg_vals[i]:12.6g} "
                  f"band [{J_CP_BAND_LO},{J_CP_BAND_HI}] -> {'PASS' if per_obs_pass[i] else 'FAIL'}")
        else:
            print(f"  [{i:2d}] {lab:16s} pred={pred_vals[i]:12.6g} PDG={pdg_vals[i]:12.6g} "
                  f"dev={dev_dex[i]:.4f} dex (band {TOL_QUARK_DEX}) -> {'PASS' if per_obs_pass[i] else 'FAIL'}")
    print(f"  mass_group(6 quark ratios) all-pass: {mass_group_pass} "
          f"({int(np.sum(per_obs_pass[3:9]))}/6)")
    print(f"  mixing_group(th12,th13,th23,J) all-pass: {mixing_group_pass} "
          f"({int(per_obs_pass[2]) + int(np.sum(per_obs_pass[9:12]))}/4)")
    print(f"  gross_miss(>1 OOM / >3sigma): {gross_miss} "
          f"(ratio:{gross_ratio} angle:{gross_angle} J:{gross_J})")
    print(f"  pole-scheme variant band flips: {pole_flips}/6 (diagnostic)")

    # ---- [SIGN] 3-tuple ----
    mt_over_mu_pred = m_up[2] / m_up[0]                            # (local) substitution-chain step 5
    hierarchy_dir_ok = (mt_over_mu_pred > 1.0) and (r12_fit > 1.0) and (r23_fit > 1.0)  # (local)
    sign_verdict = "PASS" if hierarchy_dir_ok else "FAIL"          # (local)

    if mass_group_pass and mixing_group_pass:
        magnitude_verdict = "PASS"                                 # (local)
    elif mass_group_pass != mixing_group_pass:
        magnitude_verdict = "INFO"                                 # (local)
    else:
        magnitude_verdict = "FAIL"                                 # (local)

    in_domain = (S0_LO < S0_fit < S0_HI) and (W_LO < w_fit < W_HI) and (-np.pi <= theta_fit <= np.pi)  # (local)
    if fit_converged and regime_witness_ok and in_domain:
        regime_verdict = "VALID"                                   # (local)
    elif fit_converged and regime_witness_ok:
        regime_verdict = "MARGINAL"                                # (local)
    else:
        regime_verdict = "BREAKDOWN"                               # (local)

    # composite collapse rule (gate-verdicts.md, pre-registered)
    if regime_verdict == "BREAKDOWN":
        composite = "FAIL"                                         # (local)
    elif sign_verdict == "FAIL":
        composite = "FAIL"                                         # (local)
    elif magnitude_verdict == "FAIL" and regime_verdict == "VALID":
        composite = "FAIL"                                         # (local)
    elif magnitude_verdict == "FAIL" and regime_verdict == "MARGINAL":
        composite = "INFO"                                         # (local)
    elif magnitude_verdict == "INFO":
        composite = "INFO"                                         # (local)
    else:
        composite = "PASS"                                         # (local)

    print("--- [SIGN] 3-tuple ---")
    print(f"  sign_verdict={sign_verdict} (m_t/m_u_pred={mt_over_mu_pred:.4g} >> 1, C2-ordered)")
    print(f"  magnitude_verdict={magnitude_verdict} regime_verdict={regime_verdict}")
    print(f"  composite={composite}")

    # ---- dual-prior posterior (plan discriminator) ----
    if composite == "PASS":
        track_note = "trackA_0.90"                                 # (local)
    elif composite == "FAIL":
        track_note = "trackB_0.90"                                 # (local)
    else:
        track_note = "tracks_unchanged_0.45_0.55"                  # (local)

    # ---- seed_vs_fit_agreement (W2 present branch) ----
    if w2_present and np.isfinite(w_seed_abs):
        w_ratio = w_fit / w_seed_abs                               # (local)
        dth = np.abs(np.angle(np.exp(1j * (theta_fit - w_seed_args))))  # (local) wrapped
        dtheta_min = float(np.min(dth))                            # (local)
        seed_vs_fit_agreement = np.array([w_ratio, dtheta_min])    # (local)
    else:
        seed_vs_fit_agreement = np.array([np.nan, np.nan])         # (local)
    print(f"--- seed_vs_fit (diagnostic, NOT a gate): |w|_fit/|w|_seed = {seed_vs_fit_agreement[0]:.4e}, "
          f"min|dtheta| = {seed_vs_fit_agreement[1]:.4f} rad")

    # ---- value payload (no single quotes) ----
    worst_idx = int(np.argmax(np.where(np.arange(12) >= 3,
                                       np.where(np.arange(12) <= 8, dev_dex, 0.0), 0.0)))  # (local)
    value = (f"S0={S0_fit:.4f};|w|={w_fit:.4e};argw={theta_fit:+.4f};"
             f"Vus_fit={vus_fit:.4f}_vs_{V_us_PDG}(max_reach={vus_max:.4f});"
             f"mass_grp={int(np.sum(per_obs_pass[3:9]))}/6;mix_grp={int(per_obs_pass[2]) + int(np.sum(per_obs_pass[9:12]))}/4;"
             f"npass={int(np.sum(per_obs_pass))}/12;"
             f"worst_ratio={labels[worst_idx]}_dev{dev_dex[worst_idx]:.2f}dex;"
             f"th12={th12:.2f}deg_{nsig[0]:.1f}sig;th23={th23:.2f}deg_{nsig[2]:.1f}sig;"
             f"J=+-{abs(J):.2e};gross={gross_miss};"
             f"updown_spec_conj_identity_dev={spec_conj_dev:.1e};"
             f"seedvsfit_w={seed_vs_fit_agreement[0]:.2e};{track_note}")  # (local)

    out.update(dict(
        S0_fit=S0_fit, w_abs_fit=w_fit, arg_w_fit=theta_fit,
        quark_ratio_pred=qr_pred, ckm_angle_pred=np.array([th12, th13, th23]),
        J_CP_pred=J, per_obs_pass=per_obs_pass, S0_seed=S0_seed,
        seed_vs_fit_agreement=seed_vs_fit_agreement,
        labels=np.array(labels), pred_vals=pred_vals, pdg_vals=pdg_vals,
        dev_dex=dev_dex, nsig_angles=nsig,
        quark_ratio_pdg=QR_PDG, quark_ratio_pdg_polevar=QR_PDG_POLEVAR,
        dev_dex_polevar=dev_dex_pole, pole_scheme_band_flips=pole_flips,
        r_bs_pred=r_bs_pred, r_bs_pdg=R_BS_PDG,
        ckm_angle_pdg=np.array([TH12_PDG_DEG, TH13_PDG_DEG, TH23_PDG_DEG]),
        ckm_sigma_plan=np.array([SIG_TH12_DEG, SIG_TH13_DEG, SIG_TH23_DEG]),
        J_CP_band=np.array([J_CP_BAND_LO, J_CP_BAND_HI]), J_CP_pdg=J_CP_PDG,
        V_abs=np.abs(V), V_real=np.real(V), V_imag=np.imag(V),
        unitarity_dev=unitarity_dev, spec_conj_dev=spec_conj_dev,
        m_lep=m_lep, lam_lep=lam_lep, m_up=m_up, m_dn=m_dn,
        lam_up=lam_up, lam_dn=lam_dn,
        lepton_fit_resid_max=res_max, lepton_fit_nroots=n_roots,
        lepton_roots=np.array([(r[0], r[1], r[2]) for r in roots]) if roots else np.zeros((0, 3)),
        S0_leg_mue=S0_leg_mue, S0_leg_taumu=S0_leg_taumu,
        S0_v2=S0_v2, w_v2=w_v2, res_v2=res_v2,
        vus_fit=vus_fit, vus_max_reachable=vus_max, theta_at_vus_max=theta_at_max,
        anchor_reachable=anchor_reachable,
        theta_grid=th_grid, vus_grid=vus_grid,
        ckm_nn_variant=np.array([th12_nn, th13_nn, th23_nn, J_nn]),
        limit_w0_ratio_dev=lim_dev, limit_w0_ckm_dev=ckm_id_dev,
        J_branch_antisym_ok=branch_check, J_minus_branch=J_minus,
        mass_group_pass=mass_group_pass, mixing_group_pass=mixing_group_pass,
        gross_miss=gross_miss, gross_ratio=gross_ratio, gross_angle=gross_angle, gross_J=gross_J,
        mt_over_mu_pred=mt_over_mu_pred,
        C2_vec=C2_VEC, tower_pq=np.array(TOWER_PQ),
        R_mu_e_pdg=R_MU_E_PDG, R_tau_mu_pdg=R_TAU_MU_PDG,
        P_exc_kz_used=P_exc_kz, R_therm_used=R_therm,
        delta_t_over_T_L_seed=delta_t_over_T_L,
        w2_seed_abs=w_seed_abs, w2_seed_args=w_seed_args,
        w2_npz_present=w2_present, w2_verdict_line_present=w2_line_present,
        sign_verdict=sign_verdict, magnitude_verdict=magnitude_verdict,
        regime_verdict=regime_verdict, verdict=composite,
        value=value, track_note=track_note,
        N_fit=3, N_eval=N_EVAL,
    ))
    return out


# ---------------------------------------------------------------------------
# Section 6 — Plot
# ---------------------------------------------------------------------------
def make_plot(r: dict) -> None:
    fig = plt.figure(figsize=(15, 10))                             # (local)
    gs = fig.add_gridspec(2, 2, hspace=0.32, wspace=0.26)          # (local)

    # (a) predicted vs PDG, ratio-type observables (log-log)
    ax = fig.add_subplot(gs[0, 0])                                 # (local)
    idx_r = [0, 1, 3, 4, 5, 6, 7, 8]                               # (local)
    x = r["pdg_vals"][idx_r]                                       # (local)
    y = np.maximum(r["pred_vals"][idx_r], 1e-12)                   # (local)
    span = np.array([1e-1, 1e3])                                   # (local)
    ax.fill_between(span, span * 10 ** -0.5, span * 10 ** 0.5,
                    color="tab:green", alpha=0.15, label="±0.5 dex band")
    ax.plot(span, span, "k--", lw=0.8)
    cols = ["tab:blue" if i < 2 else "tab:red" for i in range(len(idx_r))]  # (local)
    ax.scatter(x, y, c=cols, s=60, zorder=3)
    for xi, yi, lab in zip(x, y, r["labels"][idx_r]):
        ax.annotate(str(lab), (xi, yi), fontsize=7, xytext=(4, 4),
                    textcoords="offset points")
    ax.set_xscale("log"); ax.set_yscale("log")
    ax.set_xlim(span); ax.set_ylim(1e-1, 1e3)
    ax.set_xlabel("PDG ratio"); ax.set_ylabel("predicted ratio")
    ax.set_title("(a) mass ratios: fit (blue) + held-out (red) vs PDG")
    ax.legend(fontsize=8)

    # (b) normalized deviations
    ax = fig.add_subplot(gs[0, 1])                                 # (local)
    norm_dev = np.empty(12)                                        # (local)
    for i in range(12):
        if i in (2, 9, 10):
            s = {2: r["ckm_sigma_plan"][0], 9: r["ckm_sigma_plan"][1],
                 10: r["ckm_sigma_plan"][2]}[i]                    # (local)
            norm_dev[i] = abs(r["pred_vals"][i] - r["pdg_vals"][i]) / s
        elif i == 11:
            jv = max(abs(r["J_CP_pred"]), 1e-300)                  # (local)
            norm_dev[i] = abs(np.log10(jv / r["J_CP_pdg"])) / 0.11  # band half-width in dex ~0.11
        else:
            norm_dev[i] = r["dev_dex"][i] / 0.5
    colors = ["tab:green" if p else "tab:red" for p in r["per_obs_pass"]]  # (local)
    ax.barh(np.arange(12), np.maximum(norm_dev, 1e-3), color=colors)
    ax.axvline(1.0, color="k", ls="--", lw=1, label="band edge")
    ax.set_yticks(np.arange(12)); ax.set_yticklabels([str(s) for s in r["labels"]], fontsize=8)
    ax.set_xscale("log"); ax.set_xlabel("|deviation| / band")
    ax.set_title("(b) per-observable deviation vs pre-registered band")
    ax.invert_yaxis(); ax.legend(fontsize=8)

    # (c) |V_us|(theta) sweep
    ax = fig.add_subplot(gs[1, 0])                                 # (local)
    ax.plot(r["theta_grid"], r["vus_grid"], "b-", lw=1.2, label="|V_us|(θ) model")
    ax.axhline(V_us_PDG, color="k", ls="--", lw=1, label=f"PDG anchor {V_us_PDG}")
    ax.axhspan(V_us_PDG - V_us_sigma_PDG, V_us_PDG + V_us_sigma_PDG,
               color="k", alpha=0.12)
    ax.plot([r["arg_w_fit"]], [r["vus_fit"]], "r*", ms=14,
            label=f"fit θ*={r['arg_w_fit']:.3f}, |V_us|={r['vus_fit']:.4f}")
    ax.set_xlabel("θ = arg(w) [rad]"); ax.set_ylabel("|V_us|")
    ax.set_title("(c) Stage-B anchor: |V_us| reachability over θ ∈ [0, π]")
    ax.legend(fontsize=8)

    # (d) summary text
    ax = fig.add_subplot(gs[1, 1]); ax.axis("off")                 # (local)
    txt = (
        f"{GATE_ID}\n"
        f"composite = {r['verdict']}   [sign={r['sign_verdict']} "
        f"mag={r['magnitude_verdict']} regime={r['regime_verdict']}]\n\n"
        f"fit (3 real inputs):\n"
        f"  S0 = {r['S0_fit']:.4f}   |w| = {r['w_abs_fit']:.4e}\n"
        f"  arg(w) = {r['arg_w_fit']:+.4f} rad  (|V_us| anchor"
        f"{'' if r['anchor_reachable'] else ' UNREACHABLE'})\n"
        f"  max|V_us| reachable = {r['vus_max_reachable']:.4f} vs {V_us_PDG}\n\n"
        f"held-out: mass {int(np.sum(r['per_obs_pass'][3:9]))}/6, "
        f"mixing {int(r['per_obs_pass'][2]) + int(np.sum(r['per_obs_pass'][9:12]))}/4, "
        f"total {int(np.sum(r['per_obs_pass']))}/12\n"
        f"gross miss (>1 OOM / >3σ): {r['gross_miss']}\n"
        f"up/down spectrum conj-identity dev: {r['spec_conj_dev']:.1e}\n"
        f"J_CP = ±{abs(r['J_CP_pred']):.2e}  (band [2e-5, 4e-5])\n\n"
        f"seed_vs_fit (W2, diagnostic): |w|_fit/|w|_seed = "
        f"{r['seed_vs_fit_agreement'][0]:.2e}\n"
        f"  min|Δθ| vs Z3 = {r['seed_vs_fit_agreement'][1]:.3f} rad\n"
        f"S0 diag-legs: {r['S0_leg_mue']:.4f} (μ/e), {r['S0_leg_taumu']:.4f} (τ/μ)\n"
        f"regime: P_exc={r['P_exc_kz_used']:.3f}, R_therm={r['R_therm_used']:.1f}\n"
        f"{r['track_note']}"
    )                                                              # (local)
    ax.text(0.02, 0.98, txt, va="top", ha="left", fontsize=10, family="monospace")
    fig.suptitle("S100a W3-9 — transit squeezed-vacuum freeze-in: over-constrained flavor predictor test",
                 fontsize=13)
    fig.savefig(OUT_PNG, dpi=140, bbox_inches="tight")
    plt.close(fig)
    print(f"  plot -> {OUT_PNG.name}")


# ---------------------------------------------------------------------------
# Section 7 — Verdict payload + main
# ---------------------------------------------------------------------------
def emit_4tuple(value, scheme: str, convention: str, L_max) -> str:
    return (f"(value={value!r}, scheme={scheme}, "
            f"convention={convention}, L_max={L_max})")


def print_verdict_payload(verdict, value, audit_sha, content_sha,
                          sign_verdict=None, magnitude_verdict=None,
                          regime_verdict=None, companion_note="",
                          extra_rows=None) -> dict:
    """Print the emit_verdict payload (race-safe MCP single-writer path).
    The script does NOT write the verdict file."""
    payload = {                                                    # (local)
        "session": SESSION,
        "gate_id": GATE_ID,
        "verdict": verdict,
        "value": str(value),
        "scheme": SCHEME,
        "convention": CONVENTION,
        "l_max": str(L_MAX),
        "audit_sha256": audit_sha,
        "content_sha256": content_sha,
        "schema_version": "S84+",
    }
    if companion_note:
        payload["companion_note"] = companion_note
    if not (sign_verdict is None and magnitude_verdict is None and regime_verdict is None):
        payload["sign_verdict"] = sign_verdict
        payload["magnitude_verdict"] = magnitude_verdict
        payload["regime_verdict"] = regime_verdict
    if extra_rows:
        payload["extra_rows"] = list(extra_rows)
    print("<<<EMIT_VERDICT_PAYLOAD>>>")
    print(json.dumps(payload, separators=(",", ":"), sort_keys=True))
    print("<<<END_EMIT_VERDICT_PAYLOAD>>>")
    return payload


def main() -> int:
    t0 = time.time()                                               # (local)

    pins = log_input_pins(INPUT_FILES)                             # (local)
    script_path = Path(__file__).resolve()                         # (local)
    canonical_path = SHARED_DIR / "canonical_constants.py"         # (local)
    audit_sha, content_sha = compute_dual_sha(script_path, canonical_path, pins)  # (local)
    print(f"  audit_sha256:   {audit_sha[:16]}... (script+canonical+pinmap)")
    print(f"  content_sha256: {content_sha[:16]}... (script only)")
    print()

    r = compute()                                                  # (local)

    make_plot(r)

    # save npz (REQUIRED keys: S0_fit, w_abs_fit, arg_w_fit, quark_ratio_pred,
    # ckm_angle_pred, J_CP_pred, per_obs_pass, S0_seed, seed_vs_fit_agreement)
    npz_payload = {k: v for k, v in r.items()}                     # (local)
    npz_payload["audit_sha256"] = audit_sha
    npz_payload["content_sha256"] = content_sha
    npz_payload["gate_id"] = GATE_ID
    npz_payload["scheme"] = SCHEME
    npz_payload["convention"] = CONVENTION
    npz_payload["l_max"] = L_MAX
    npz_payload["schema_version"] = "S84+"
    np.savez(OUT_NPZ, **npz_payload)
    print(f"  data -> {OUT_NPZ.name}")

    tag = emit_4tuple(r["value"], SCHEME, CONVENTION, L_MAX)       # (local)
    print(tag)

    companion = ("3 real inputs {S0,|w|,arg w} vs 12-slot held-out set; "
                 "structure D1-D5 pre-declared (S99 panel + W2 Z3 + plan step-5 C2-ordered sign); "
                 f"Lambda_u=Lambda_d J-locked; up/down conj-spectrum identity dev {r['spec_conj_dev']:.1e}")  # (local)
    extra = [
        ("# regulator_pin=N/A (C2(p,q) = SU(3) quadratic Casimir, representation-theoretic; "
         f"no Seeley-DeWitt a_n consumed) # {GATE_ID}"),
        (f"# fit: S0_fit={r['S0_fit']:.6f} |w|_fit={r['w_abs_fit']:.6e} argw_fit={r['arg_w_fit']:+.6f} "
         f"resid_max={r['lepton_fit_resid_max']:.2e} nroots={r['lepton_fit_nroots']} "
         f"diag-legs S0(mu/e)={r['S0_leg_mue']:.4f} S0(tau/mu)={r['S0_leg_taumu']:.4f}; "
         f"Vus_max_reachable={r['vus_max_reachable']:.4f} anchor_reachable={r['anchor_reachable']} # {GATE_ID}"),
        (f"# seed_vs_fit(W2 |w|=1/sqrt6, argZ3): w_ratio={r['seed_vs_fit_agreement'][0]:.3e} "
         f"min_dtheta={r['seed_vs_fit_agreement'][1]:.4f} rad (diagnostic, NOT a gate); "
         f"S0_seed=3.2 fit-seed only; variants: V2(+|w| lepton) S0={r['S0_v2']:.4f}, "
         f"V3(nn-only) th12={r['ckm_nn_variant'][0]:.4f}deg # {GATE_ID}"),
        (f"# diabatic regime: P_exc_kz={r['P_exc_kz_used']:.3f} R_therm={r['R_therm_used']:.2f} "
         f"delta_t/T_L=1.25e-5 (deep-sudden; Bogoliubov production not equilibrium Yukawa) # {GATE_ID}"),
    ]                                                              # (local)

    print_verdict_payload(r["verdict"], r["value"], audit_sha, content_sha,
                          sign_verdict=r["sign_verdict"],
                          magnitude_verdict=r["magnitude_verdict"],
                          regime_verdict=r["regime_verdict"],
                          companion_note=companion,
                          extra_rows=extra)

    wall = time.time() - t0                                        # (local)
    print(f"\n=== {GATE_ID}: {r['verdict']} (wall {wall:.1f}s) ===")
    # exit 0 on script success regardless of scientific verdict
    # (math-scripts.md "Exit Codes and Verdict Semantics")
    return 0


if __name__ == "__main__":
    sys.exit(main())
